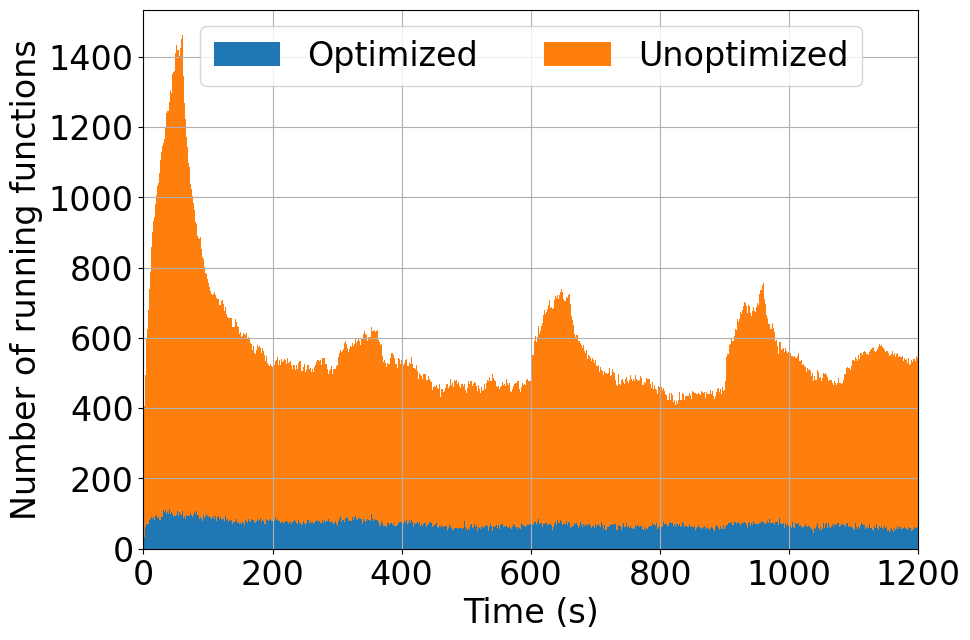

This chart was generated by the following Python code:
#!/usr/bin/python

import results
import matplotlib
import matplotlib.pyplot as plt
import numpy as np


RESULTS_FILE = "../results/simulation_d02_10inv_per_1min_keepalive_10min.txt"
width = 1.0


x = results.read_column(RESULTS_FILE, 1)
yRunningFunctions = np.array(results.read_column(RESULTS_FILE, 14))
yOptimizedRunningFunctions = np.array(results.read_column(RESULTS_FILE, 16))

yUnoptimizedRunningFunctions = yRunningFunctions - yOptimizedRunningFunctions


first = x[0]
x = [elem - first for elem in x]
# Convert from ms to sec
x = [elem / 1000 for elem in x]

plt.rcParams.update({'font.size': 24})
fig, ax = plt.subplots()

bottom = np.zeros(len(x))
ax.bar(x, yOptimizedRunningFunctions, width=width, label="Optimized", bottom=bottom)
bottom += yOptimizedRunningFunctions
ax.bar(x, yUnoptimizedRunningFunctions, width=width, label="Unoptimized", bottom=bottom)

ax.set_xlabel("Time (s)")
ax.set_ylabel("Number of running functions")
plt.grid()

# ax.set_yscale('log')
ax.set_ylim(ymin=0)
ax.set_xlim(xmin=0, xmax=1200)
fig.set_figwidth(10)
fig.set_figheight(7)

ax.legend(ncol=5, loc='upper center')
plt.savefig("simulation-candidates.pdf", bbox_inches='tight')
plt.savefig("simulation-candidates.png", bbox_inches='tight')
plt.show()
